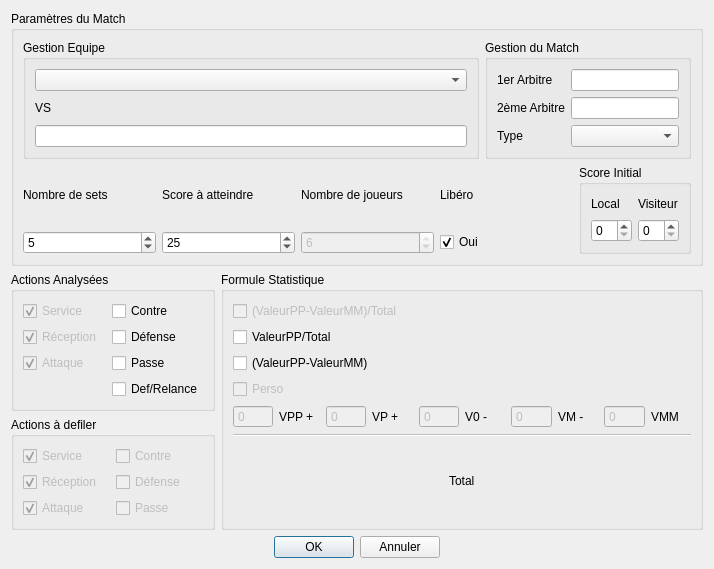
<?xml version="1.0" encoding="UTF-8"?>
<ui version="4.0">
 <class>FenetreLancement</class>
 <widget class="QDialog" name="FenetreLancement">
  <property name="geometry">
   <rect>
    <x>0</x>
    <y>0</y>
    <width>714</width>
    <height>569</height>
   </rect>
  </property>
  <property name="windowTitle">
   <string>Configuration du Match</string>
  </property>
  <layout class="QGridLayout" name="gridLayout_17">
   <item row="2" column="0" colspan="2">
    <layout class="QGridLayout" name="gridLayout">
     <item row="0" column="1">
      <widget class="QPushButton" name="pushButton_ok">
       <property name="text">
        <string>OK</string>
       </property>
      </widget>
     </item>
     <item row="0" column="2">
      <widget class="QPushButton" name="pushButton_annuler">
       <property name="text">
        <string>Annuler</string>
       </property>
      </widget>
     </item>
     <item row="0" column="0">
      <spacer name="horizontalSpacer">
       <property name="orientation">
        <enum>Qt::Horizontal</enum>
       </property>
       <property name="sizeHint" stdset="0">
        <size>
         <width>40</width>
         <height>20</height>
        </size>
       </property>
      </spacer>
     </item>
     <item row="0" column="3">
      <spacer name="horizontalSpacer_2">
       <property name="orientation">
        <enum>Qt::Horizontal</enum>
       </property>
       <property name="sizeHint" stdset="0">
        <size>
         <width>40</width>
         <height>20</height>
        </size>
       </property>
      </spacer>
     </item>
    </layout>
   </item>
   <item row="1" column="1">
    <widget class="QGroupBox" name="groupBox_2">
     <property name="title">
      <string>Formule Statistique</string>
     </property>
     <layout class="QGridLayout" name="gridLayout_9">
      <item row="4" column="0">
       <widget class="QCheckBox" name="checkBox_10">
        <property name="enabled">
         <bool>false</bool>
        </property>
        <property name="text">
         <string>Perso</string>
        </property>
       </widget>
      </item>
      <item row="1" column="0">
       <widget class="QCheckBox" name="checkBox_8">
        <property name="text">
         <string>ValeurPP/Total</string>
        </property>
       </widget>
      </item>
      <item row="3" column="0">
       <widget class="QCheckBox" name="checkBox_9">
        <property name="text">
         <string>(ValeurPP-ValeurMM)</string>
        </property>
       </widget>
      </item>
      <item row="0" column="0">
       <widget class="QCheckBox" name="checkBox_7">
        <property name="enabled">
         <bool>false</bool>
        </property>
        <property name="text">
         <string>(ValeurPP-ValeurMM)/Total</string>
        </property>
       </widget>
      </item>
      <item row="5" column="0">
       <layout class="QGridLayout" name="gridLayout_8">
        <item row="0" column="0">
         <layout class="QGridLayout" name="gridLayout_6">
          <item row="0" column="0">
           <widget class="QSpinBox" name="spinBox">
            <property name="enabled">
             <bool>false</bool>
            </property>
            <property name="buttonSymbols">
             <enum>QAbstractSpinBox::NoButtons</enum>
            </property>
           </widget>
          </item>
          <item row="0" column="1">
           <widget class="QLabel" name="label">
            <property name="enabled">
             <bool>true</bool>
            </property>
            <property name="text">
             <string>VPP +</string>
            </property>
           </widget>
          </item>
          <item row="0" column="2">
           <widget class="QSpinBox" name="spinBox_2">
            <property name="enabled">
             <bool>false</bool>
            </property>
            <property name="buttonSymbols">
             <enum>QAbstractSpinBox::NoButtons</enum>
            </property>
           </widget>
          </item>
          <item row="0" column="3">
           <widget class="QLabel" name="label_2">
            <property name="enabled">
             <bool>true</bool>
            </property>
            <property name="text">
             <string>VP +</string>
            </property>
           </widget>
          </item>
          <item row="0" column="4">
           <widget class="QSpinBox" name="spinBox_3">
            <property name="enabled">
             <bool>false</bool>
            </property>
            <property name="buttonSymbols">
             <enum>QAbstractSpinBox::NoButtons</enum>
            </property>
           </widget>
          </item>
          <item row="0" column="5">
           <widget class="QLabel" name="label_4">
            <property name="enabled">
             <bool>true</bool>
            </property>
            <property name="text">
             <string>V0 -</string>
            </property>
           </widget>
          </item>
          <item row="0" column="6">
           <widget class="QSpinBox" name="spinBox_4">
            <property name="enabled">
             <bool>false</bool>
            </property>
            <property name="buttonSymbols">
             <enum>QAbstractSpinBox::NoButtons</enum>
            </property>
           </widget>
          </item>
          <item row="0" column="7">
           <widget class="QLabel" name="label_5">
            <property name="enabled">
             <bool>true</bool>
            </property>
            <property name="text">
             <string>VM -</string>
            </property>
           </widget>
          </item>
          <item row="0" column="8">
           <widget class="QSpinBox" name="spinBox_5">
            <property name="enabled">
             <bool>false</bool>
            </property>
            <property name="buttonSymbols">
             <enum>QAbstractSpinBox::NoButtons</enum>
            </property>
           </widget>
          </item>
          <item row="0" column="9">
           <widget class="QLabel" name="label_6">
            <property name="enabled">
             <bool>true</bool>
            </property>
            <property name="text">
             <string>VMM</string>
            </property>
           </widget>
          </item>
         </layout>
        </item>
        <item row="1" column="0">
         <widget class="Line" name="line">
          <property name="enabled">
           <bool>false</bool>
          </property>
          <property name="orientation">
           <enum>Qt::Horizontal</enum>
          </property>
         </widget>
        </item>
        <item row="2" column="0">
         <layout class="QGridLayout" name="gridLayout_7">
          <item row="0" column="0">
           <spacer name="horizontalSpacer_3">
            <property name="orientation">
             <enum>Qt::Horizontal</enum>
            </property>
            <property name="sizeHint" stdset="0">
             <size>
              <width>40</width>
              <height>20</height>
             </size>
            </property>
           </spacer>
          </item>
          <item row="0" column="2">
           <spacer name="horizontalSpacer_4">
            <property name="orientation">
             <enum>Qt::Horizontal</enum>
            </property>
            <property name="sizeHint" stdset="0">
             <size>
              <width>40</width>
              <height>20</height>
             </size>
            </property>
           </spacer>
          </item>
          <item row="0" column="1">
           <widget class="QLabel" name="label_7">
            <property name="enabled">
             <bool>true</bool>
            </property>
            <property name="text">
             <string>Total</string>
            </property>
           </widget>
          </item>
         </layout>
        </item>
       </layout>
      </item>
     </layout>
    </widget>
   </item>
   <item row="1" column="0">
    <layout class="QGridLayout" name="gridLayout_11">
     <item row="1" column="0">
      <widget class="QGroupBox" name="groupBox_6">
       <property name="title">
        <string>Actions à defiler</string>
       </property>
       <layout class="QGridLayout" name="gridLayout_15">
        <item row="0" column="0">
         <widget class="QCheckBox" name="checkBox_16">
          <property name="enabled">
           <bool>false</bool>
          </property>
          <property name="text">
           <string>Service</string>
          </property>
          <property name="checked">
           <bool>true</bool>
          </property>
         </widget>
        </item>
        <item row="0" column="1">
         <widget class="QCheckBox" name="checkBox_14">
          <property name="enabled">
           <bool>false</bool>
          </property>
          <property name="text">
           <string>Contre</string>
          </property>
         </widget>
        </item>
        <item row="1" column="0">
         <widget class="QCheckBox" name="checkBox_15">
          <property name="enabled">
           <bool>false</bool>
          </property>
          <property name="text">
           <string>Réception </string>
          </property>
          <property name="checked">
           <bool>true</bool>
          </property>
         </widget>
        </item>
        <item row="1" column="1">
         <widget class="QCheckBox" name="checkBox_13">
          <property name="enabled">
           <bool>false</bool>
          </property>
          <property name="text">
           <string>Défense</string>
          </property>
         </widget>
        </item>
        <item row="2" column="0">
         <widget class="QCheckBox" name="checkBox_12">
          <property name="enabled">
           <bool>false</bool>
          </property>
          <property name="text">
           <string>Attaque</string>
          </property>
          <property name="checked">
           <bool>true</bool>
          </property>
          <property name="tristate">
           <bool>false</bool>
          </property>
         </widget>
        </item>
        <item row="2" column="1">
         <widget class="QCheckBox" name="checkBox_17">
          <property name="enabled">
           <bool>false</bool>
          </property>
          <property name="text">
           <string>Passe</string>
          </property>
         </widget>
        </item>
       </layout>
      </widget>
     </item>
     <item row="0" column="0">
      <widget class="QGroupBox" name="groupBox_7">
       <property name="title">
        <string>Actions Analysées</string>
       </property>
       <layout class="QGridLayout" name="gridLayout_3">
        <item row="2" column="1">
         <widget class="QCheckBox" name="checkBox_6">
          <property name="text">
           <string>Passe</string>
          </property>
         </widget>
        </item>
        <item row="0" column="1">
         <widget class="QCheckBox" name="checkBox_4">
          <property name="text">
           <string>Contre</string>
          </property>
         </widget>
        </item>
        <item row="0" column="0">
         <widget class="QCheckBox" name="checkBox">
          <property name="enabled">
           <bool>false</bool>
          </property>
          <property name="text">
           <string>Service</string>
          </property>
          <property name="checked">
           <bool>true</bool>
          </property>
         </widget>
        </item>
        <item row="1" column="0">
         <widget class="QCheckBox" name="checkBox_2">
          <property name="enabled">
           <bool>false</bool>
          </property>
          <property name="text">
           <string>Réception </string>
          </property>
          <property name="checked">
           <bool>true</bool>
          </property>
         </widget>
        </item>
        <item row="2" column="0">
         <widget class="QCheckBox" name="checkBox_3">
          <property name="enabled">
           <bool>false</bool>
          </property>
          <property name="text">
           <string>Attaque</string>
          </property>
          <property name="checked">
           <bool>true</bool>
          </property>
          <property name="tristate">
           <bool>false</bool>
          </property>
         </widget>
        </item>
        <item row="1" column="1">
         <widget class="QCheckBox" name="checkBox_5">
          <property name="text">
           <string>Défense</string>
          </property>
         </widget>
        </item>
        <item row="3" column="1">
         <widget class="QCheckBox" name="checkBox_18">
          <property name="text">
           <string>Def/Relance</string>
          </property>
         </widget>
        </item>
       </layout>
      </widget>
     </item>
    </layout>
   </item>
   <item row="0" column="0" colspan="2">
    <widget class="QGroupBox" name="groupBox_4">
     <property name="title">
      <string>Paramètres du Match</string>
     </property>
     <layout class="QGridLayout" name="gridLayout_18">
      <item row="0" column="0">
       <widget class="QGroupBox" name="groupBox_3">
        <property name="title">
         <string>Gestion Equipe</string>
        </property>
        <layout class="QGridLayout" name="gridLayout_5">
         <item row="0" column="0">
          <layout class="QGridLayout" name="gridLayout_2">
           <item row="0" column="0">
            <widget class="QComboBox" name="comboBox">
             <property name="minimumSize">
              <size>
               <width>111</width>
               <height>20</height>
              </size>
             </property>
            </widget>
           </item>
           <item row="2" column="0">
            <widget class="QLineEdit" name="lineEdit"/>
           </item>
           <item row="1" column="0">
            <widget class="QLabel" name="label_3">
             <property name="text">
              <string>VS</string>
             </property>
            </widget>
           </item>
          </layout>
         </item>
        </layout>
        <zorder></zorder>
       </widget>
      </item>
      <item row="0" column="1" colspan="2">
       <widget class="QGroupBox" name="groupBox_8">
        <property name="title">
         <string>Gestion du Match </string>
        </property>
        <layout class="QGridLayout" name="gridLayout_13">
         <item row="0" column="0">
          <layout class="QGridLayout" name="gridLayout_4">
           <item row="0" column="0">
            <widget class="QLabel" name="label_8">
             <property name="text">
              <string>1er Arbitre</string>
             </property>
            </widget>
           </item>
           <item row="0" column="1">
            <widget class="QLineEdit" name="lineEditArbitre"/>
           </item>
           <item row="3" column="0">
            <widget class="QLabel" name="label_9">
             <property name="text">
              <string>Type</string>
             </property>
            </widget>
           </item>
           <item row="3" column="1">
            <widget class="QComboBox" name="comboBox_2"/>
           </item>
           <item row="1" column="0">
            <widget class="QLabel" name="label_10">
             <property name="text">
              <string>2ème Arbitre</string>
             </property>
            </widget>
           </item>
           <item row="1" column="1">
            <widget class="QLineEdit" name="lineEditArbitre_2"/>
           </item>
          </layout>
         </item>
        </layout>
       </widget>
      </item>
      <item row="1" column="0" colspan="2">
       <layout class="QGridLayout" name="gridLayout_16">
        <item row="0" column="0">
         <widget class="QLabel" name="label_11">
          <property name="text">
           <string>Nombre de sets</string>
          </property>
         </widget>
        </item>
        <item row="0" column="1">
         <widget class="QLabel" name="label_12">
          <property name="text">
           <string>Score à atteindre</string>
          </property>
         </widget>
        </item>
        <item row="0" column="2">
         <widget class="QLabel" name="label_13">
          <property name="text">
           <string>Nombre de joueurs</string>
          </property>
         </widget>
        </item>
        <item row="0" column="3">
         <widget class="QLabel" name="label_14">
          <property name="text">
           <string>Libéro</string>
          </property>
         </widget>
        </item>
        <item row="1" column="0">
         <widget class="QSpinBox" name="spinBox_6">
          <property name="minimum">
           <number>1</number>
          </property>
          <property name="value">
           <number>5</number>
          </property>
         </widget>
        </item>
        <item row="1" column="1">
         <widget class="QSpinBox" name="spinBox_7">
          <property name="value">
           <number>25</number>
          </property>
         </widget>
        </item>
        <item row="1" column="2">
         <widget class="QSpinBox" name="spinBox_8">
          <property name="enabled">
           <bool>false</bool>
          </property>
          <property name="minimum">
           <number>2</number>
          </property>
          <property name="maximum">
           <number>6</number>
          </property>
          <property name="value">
           <number>6</number>
          </property>
         </widget>
        </item>
        <item row="1" column="3">
         <widget class="QCheckBox" name="checkBox_11">
          <property name="enabled">
           <bool>true</bool>
          </property>
          <property name="text">
           <string>Oui</string>
          </property>
          <property name="checked">
           <bool>true</bool>
          </property>
         </widget>
        </item>
       </layout>
      </item>
      <item row="1" column="2">
       <layout class="QGridLayout" name="gridLayout_14">
        <item row="0" column="1">
         <widget class="QGroupBox" name="groupBox_5">
          <property name="title">
           <string>Score Initial</string>
          </property>
          <layout class="QGridLayout" name="gridLayout_12">
           <item row="0" column="0">
            <layout class="QGridLayout" name="gridLayout_10">
             <item row="0" column="0">
              <widget class="QLabel" name="label_15">
               <property name="text">
                <string>Local</string>
               </property>
              </widget>
             </item>
             <item row="0" column="1">
              <widget class="QLabel" name="label_16">
               <property name="text">
                <string>Visiteur</string>
               </property>
              </widget>
             </item>
             <item row="1" column="0">
              <widget class="QSpinBox" name="spinBox_9">
               <property name="maximum">
                <number>24</number>
               </property>
              </widget>
             </item>
             <item row="1" column="1">
              <widget class="QSpinBox" name="spinBox_10">
               <property name="maximum">
                <number>24</number>
               </property>
              </widget>
             </item>
            </layout>
           </item>
          </layout>
         </widget>
        </item>
       </layout>
      </item>
     </layout>
    </widget>
   </item>
  </layout>
  <zorder>groupBox_2</zorder>
  <zorder>groupBox_4</zorder>
  <zorder></zorder>
 </widget>
 <tabstops>
  <tabstop>spinBox_6</tabstop>
  <tabstop>spinBox_7</tabstop>
  <tabstop>spinBox_8</tabstop>
  <tabstop>checkBox_11</tabstop>
  <tabstop>spinBox_9</tabstop>
  <tabstop>spinBox_10</tabstop>
  <tabstop>lineEditArbitre</tabstop>
  <tabstop>lineEditArbitre_2</tabstop>
  <tabstop>comboBox_2</tabstop>
  <tabstop>checkBox</tabstop>
  <tabstop>checkBox_2</tabstop>
  <tabstop>checkBox_7</tabstop>
  <tabstop>checkBox_8</tabstop>
  <tabstop>checkBox_9</tabstop>
  <tabstop>checkBox_10</tabstop>
  <tabstop>spinBox</tabstop>
  <tabstop>spinBox_2</tabstop>
  <tabstop>spinBox_3</tabstop>
  <tabstop>spinBox_4</tabstop>
  <tabstop>spinBox_5</tabstop>
  <tabstop>comboBox</tabstop>
  <tabstop>lineEdit</tabstop>
  <tabstop>pushButton_ok</tabstop>
  <tabstop>pushButton_annuler</tabstop>
 </tabstops>
 <resources/>
 <connections/>
</ui>
